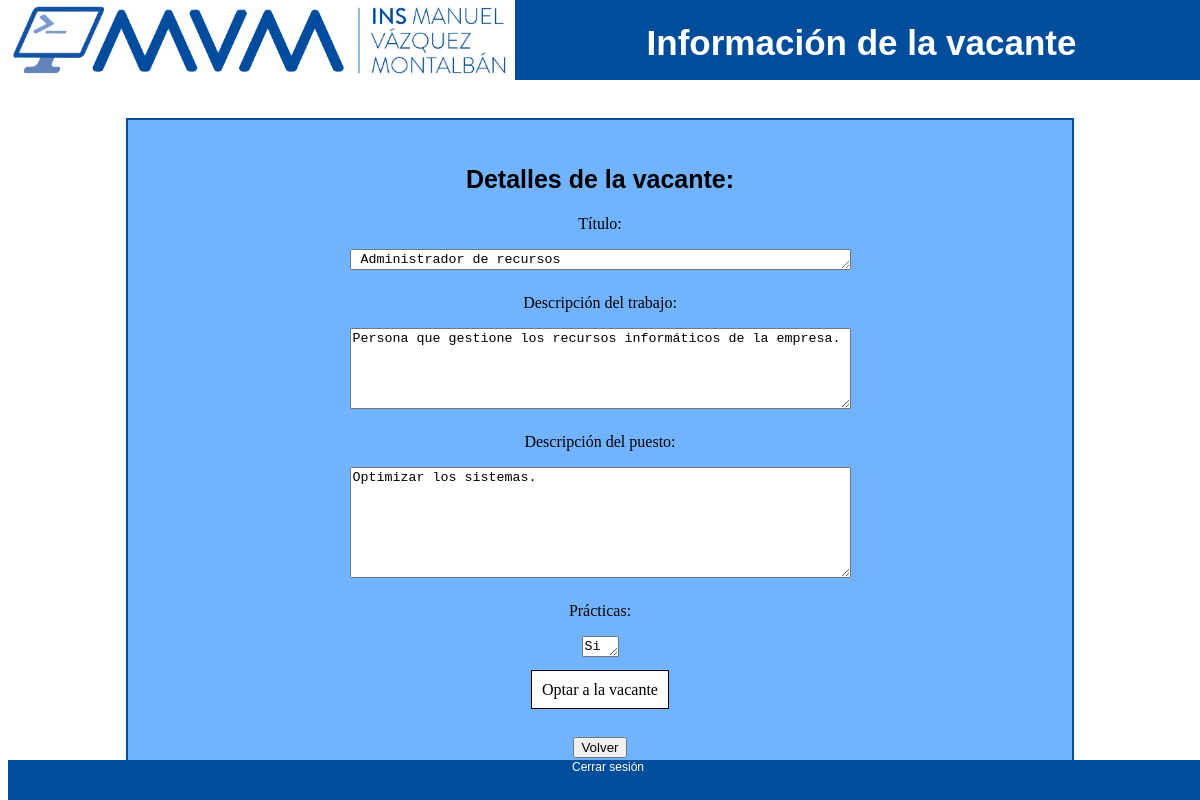
The page /userpanel/vacant-actions/vacant-view-alumn.php?id=16 (signed in) on the database its author committed.
### tables this page shows
CREATE TABLE `Vacant` (
  `id-vacant` int(5) NOT NULL,
  `company` varchar(20) NOT NULL,
  `title` varchar(50) NOT NULL,
  `descrip-job` varchar(200) NOT NULL,
  `descrip-vacant` varchar(200) NOT NULL,
  `fpdual` tinyint(1) NOT NULL
);

### userpanel/vacant-actions/vacant-view-alumn.php (the view, shortened to what this page needs)
<!DOCTYPE html>
<html lang="es">
<head>
    <link rel="stylesheet" href="../../css/panel.css">
</head>
<body>
    <header>
        <img class="logo" src="../../img/logo.png" alt="Logo">
        <h1>Información de la vacante</h1>
    </header>
    <main>
        <div class='content'>
            <h2>Detalles de la vacante:</h2>
            <?php
            $conn = SQLConnect();
            $id = $_GET['id'];
            $sql = "SELECT * FROM `Vacant` WHERE `id-vacant`=$id";
            $response = $conn->query($sql);
            $vacant = mysqli_fetch_array($response);
            echo "
                <form method='POST'>
                <div class='field'>
                    <p>Título: </p>
                    <textarea name='title' id='title' cols='60' rows='1' readonly='yes'>" . $vacant['title'] . "</textarea>
                </div>
                <div class='field'>
                    <p>Descripción del trabajo: </p>
                    <textarea name='desctrab' id='desctrab' cols='60' rows='5' readonly='yes'>" . $vacant['descrip-job'] . "</textarea>
                </div>
                <div class='field'>
                    <p>Descripción del puesto: </p>
                    <textarea name='descpuesto' id='descpuesto' cols='60' rows='7' readonly='yes'>" . $vacant['descrip-vacant'] . "</textarea>
                </div>
                <div class='field'>
                    <p>Prácticas: </p>";
                if($vacant['fpdual'] = 1){
                    echo "<textarea name='dual' id='dual' cols='2' rows='1' readonly='yes'>Si</textarea>";
                } else {
                    echo "<textarea name='dual' id='dual' cols='2' rows='1' readonly='yes'>No</textarea>";
                }
                echo "</div>";
                echo "
                <div class='field'>
                    <a class='bigbutton' href='./join-vacant.php?id=" . $id ."'>Optar a la vacante</a>
                </div>
                </form>
                <br>
                <form action='../panel-alumn.php'>
                    <button>Volver</button>
                </form>";
            ?>
        </div>
    </main>
    <footer>
        <a class='closesession' href='../close-session.php'>Cerrar sesión</a>
    </footer>
</body>
</html>

### css/panel.css (style rules this page uses)
header { position: absolute; width: 100%; height: 80px; background-color: #004d9c; text-align: center; top: 0; }
h1 { font-family: Arial, Helvetica, sans-serif; color: white; height: 100%; font-size: 35px; }
h2 { font-family: Arial, Helvetica, sans-serif; color: black; height: 100%; font-size: 25px; }
img.logo { height: 80px; background-color: transparent; float: left; }
div.content { margin: 10%; margin-bottom: 0%; padding: 2%; text-align: center; border: 2px solid #004d9c; background-color: #72b3ff; }
div.field { margin-bottom: 20px; }
footer { position: absolute; bottom: 0; width: 99%; height: 40px; background: #004d9c; font-family: Arial, Helvetica, sans-serif; color: white; font-size: 12px; text-align: center; vertical-align: middle; }
footer { position: absolute; bottom: 0; width: 100%; height: 40px; }
a.closesession { color: white; text-decoration: none; text-align: center; }
a.bigbutton { background-color: white; color: black; padding: 10px; border: 1px solid black; text-decoration: none; }

### rows shown on the page
vacant: title "Administrador de recursos", desctrab "Persona que gestione los recursos informáticos de la empresa.", descpuesto "Optimizar los sistemas."
